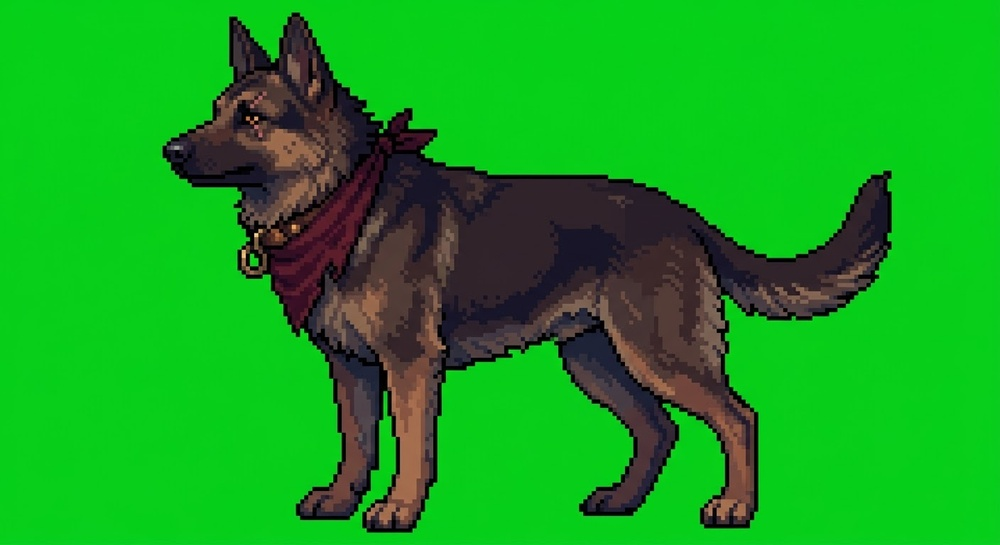
#> input picture art/v5/dog/dog0_src.jpg, 1000 x 545 px, shrunk from 1408 x 768 before the run
$ python ai_clean.py ../../art/v5/dog/dog0_src.jpg ../../art/v5/dog/dog10_src.jpg ../../art/v5/dog/dog10_src.jpg 1.0
#> lines starting #> are read from the running program, lines starting #| are printed output that depends on the picture; after the words box and inside, x2 and y2 are one past the last pixel; in counts of white or black regions, pixels touching at a corner belong together
"""Yapay zekâ ile üretilmiş "piksel sanat" görselini gerçek piksel ızgarasına indirir ve düz arka planı siler.

1) Kenar profilinin Fourier analiziyle piksel boyu bulunur (ör. 1408 px genişlik / 240 = 5.87),
2) ızgara kayması hücre içi sapmayı en aza indiren değerle seçilir,
3) her hücre ortanca renge indirilir (JPEG gürültüsü gider),
4) arka plan (yeşil #00FF00 ya da macenta #FF00FF) ve kenardaki renk sızıntısı şeffaf yapılır.

python3 tools/pixel/ai_clean.py giriş.jpg çıkış.png auto|green|magenta [piksel_boyu]
"""
import sys

import numpy as np
from PIL import Image


def pixel_size(a, lo=2.0, hi=12.0):
    g = a.mean(-1)
    best = (0, lo)
    for ax in (0, 1):
        e = np.abs(np.diff(g, axis=ax)).sum(axis=1 - ax)
        e = e - e.mean()
        n = np.arange(len(e))
        for s in np.arange(lo, hi, 0.01):
            v = abs((e * np.exp(-2j * np.pi * n / s)).sum())
            if v > best[0]:
                best = (v, s)
    return best[1]


def fit_offset(a, s):
    H, W, _ = a.shape
    best = None
    for ox in np.arange(0, s, 0.5):
        for oy in np.arange(0, s, 0.5):
            xs = ((np.arange(W) - ox) // s).astype(int)
            ys = ((np.arange(H) - oy) // s).astype(int)
            _, inv, cnt = np.unique((ys[:, None] * 10000 + xs[None, :]).ravel(), return_inverse=True, return_counts=True)
            v = 0.0
            for c in range(3):
                ch = a[..., c].ravel()
                v += ((ch - (np.bincount(inv, ch) / cnt)[inv]) ** 2).mean()
            if best is None or v < best[0]:
                best = (v, ox, oy)
    return best[1], best[2]


def clean(src, dst, bg="green", s=None):
#> called with src = '../../art/v5/dog/dog0_src.jpg', dst = '../../art/v5/dog/dog10_src.jpg', bg = '../../art/v5/dog/dog10_src.jpg', s = 1
    a = np.asarray(Image.open(src).convert("RGB")).astype(float)
    s = s or pixel_size(a)
#> s = 1
    ox, oy = fit_offset(a, s)
#> after the loop in fit_offset, `for ox in np.arange(0, s, 0.5):`: best = (0, 0, 0)
#> ox = 0; oy = 0
    H, W, _ = a.shape
#> H = 545; W = 1000
    nw, nh = int((W - ox) // s), int((H - oy) // s)
#> nw = 1000; nh = 545
    out = np.zeros((nh, nw, 3))
    for j in range(nh):
        y0, y1 = int(round(oy + j * s + 1)), int(round(oy + (j + 1) * s - 1))
        for i in range(nw):
            x0, x1 = int(round(ox + i * s + 1)), int(round(ox + (i + 1) * s - 1))
            out[j, i] = np.median(a[y0:max(y1, y0 + 1), x0:max(x1, x0 + 1)].reshape(-1, 3), 0)
#> out: shape (545, 1000, 3) float64; 0.28% of the values are NaN or infinite; the others: min 0, max 249, mean 71.26
    r, g, b = out[..., 0], out[..., 1], out[..., 2]
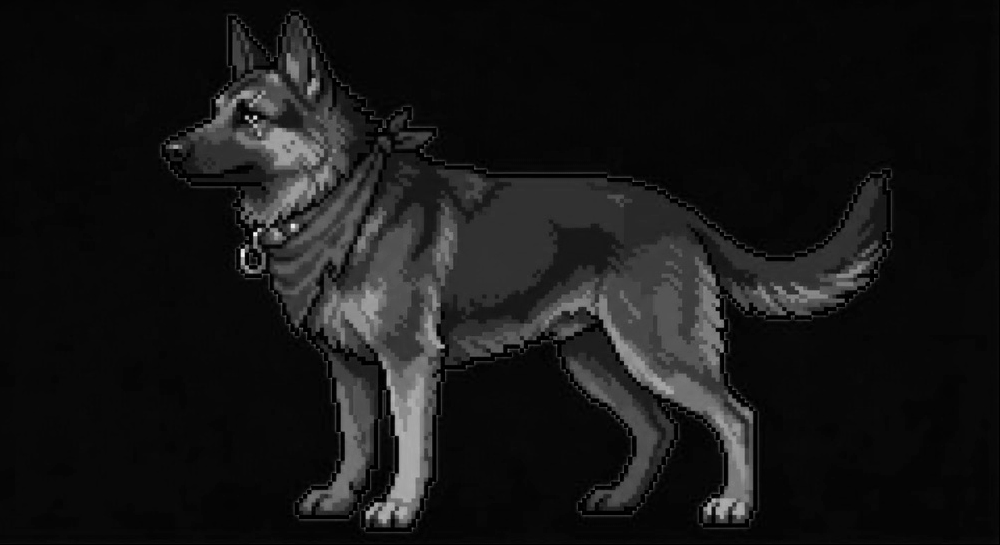
#> r: shape (545, 1000) float64; 0.28% of the values are NaN or infinite; the others: min 0, max 249, mean 22.16; drawn with min black, max white, NaN and infinite black
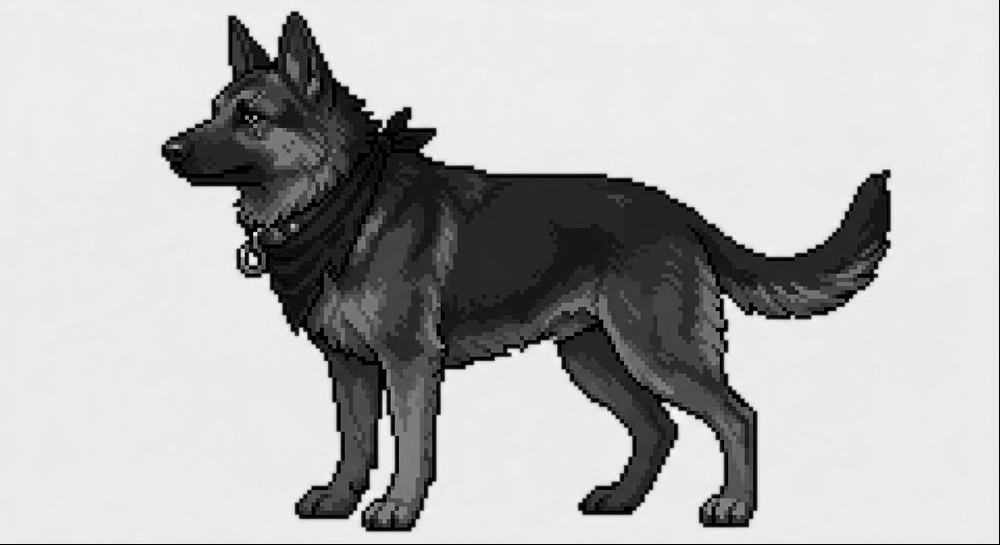
#> g: shape (545, 1000) float64; 0.28% of the values are NaN or infinite; the others: min 0, max 224, mean 160.5; drawn with min black, max white, NaN and infinite black
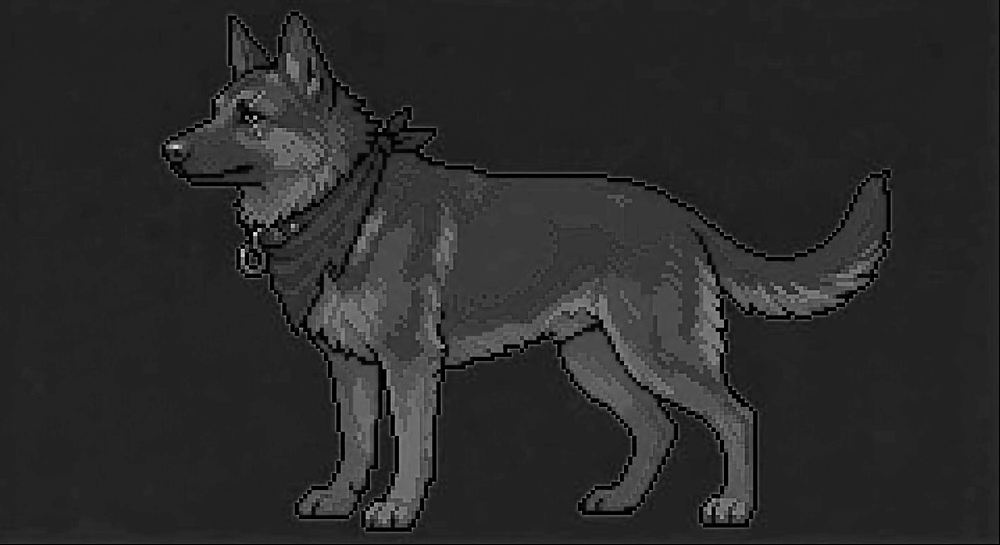
#> b: shape (545, 1000) float64; 0.28% of the values are NaN or infinite; the others: min 0, max 183, mean 31.15; drawn with min black, max white, NaN and infinite black
    if bg == "auto":
        # köşelerden arka plan rengi; kenardan taşma doldurma (iç kısımdaki benzer renkler korunur) +
        # arka plana çok yakın kapalı boşluklar (kol-gövde arası)
        from collections import deque
        corners = np.concatenate([out[:3, :3].reshape(-1, 3), out[:3, -3:].reshape(-1, 3), out[-3:, :3].reshape(-1, 3), out[-3:, -3:].reshape(-1, 3)])
        bgc = np.median(corners, 0)
        dist = np.sqrt(((out - bgc) ** 2).sum(-1))
        near = dist < 40
        hh, ww = near.shape
        seen = np.zeros_like(near)
        q = deque([(y, x) for y in range(hh) for x in (0, ww - 1) if near[y, x]] + [(y, x) for x in range(ww) for y in (0, hh - 1) if near[y, x]])
        for y, x in q:
            seen[y, x] = True
        while q:
            y, x = q.popleft()
            for dy, dx in ((1, 0), (-1, 0), (0, 1), (0, -1)):
                Y, X = y + dy, x + dx
                if 0 <= Y < hh and 0 <= X < ww and near[Y, X] and not seen[Y, X]:
                    seen[Y, X] = True
                    q.append((Y, X))
        key = seen | (dist < 14)
        # kenar sızıntısı: arka plana komşu ve arka plan rengine kayan pikseller → koyu kontur
        edge = np.zeros_like(key)
        for dy, dx in ((1, 0), (-1, 0), (0, 1), (0, -1)):
            edge |= np.roll(np.roll(key, dy, 0), dx, 1)
        edge &= ~key
        tint = (out - out.mean(-1, keepdims=True)) @ ((bgc - bgc.mean()) / (np.linalg.norm(bgc - bgc.mean()) + 1e-6))
        fringe = edge & (tint > 12)
        out[fringe] = out[fringe].mean(-1, keepdims=True) * np.array([0.55, 0.5, 0.55])
        spill = np.zeros_like(key)
    elif bg == "magenta":
        key = (r > 150) & (b > 150) & (g < 120)
        spill = (r > g + 60) & (b > g + 60)
    else:
        key = (g > 140) & (r < 120) & (b < 120)
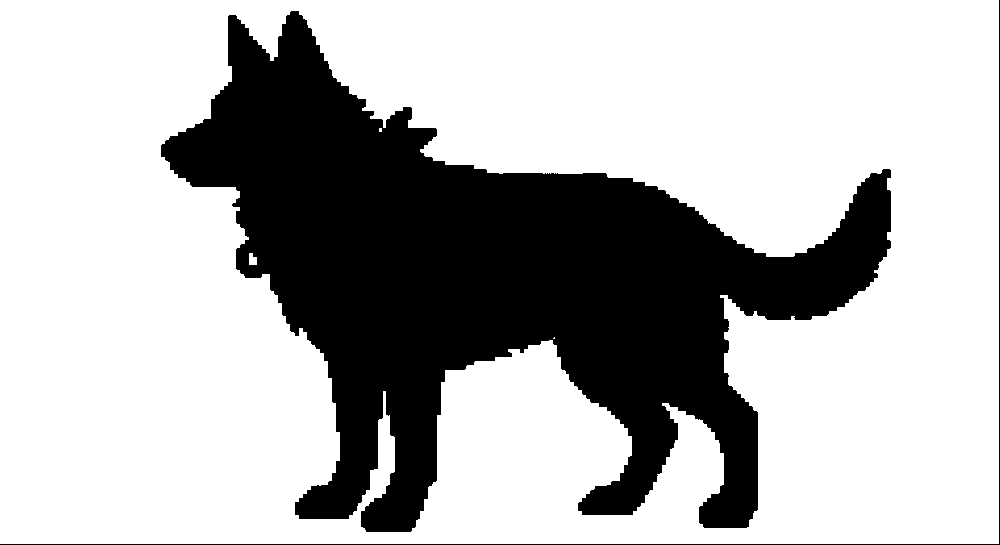
#> key: shape (545, 1000) bool; 71.2% white; 2 black regions, box (x1, y1, x2, y2) and area: (161, 11, 891, 532) 155511, (0, 0, 1000, 545) 1544
        spill = (g > r + 30) & (g > b + 30)
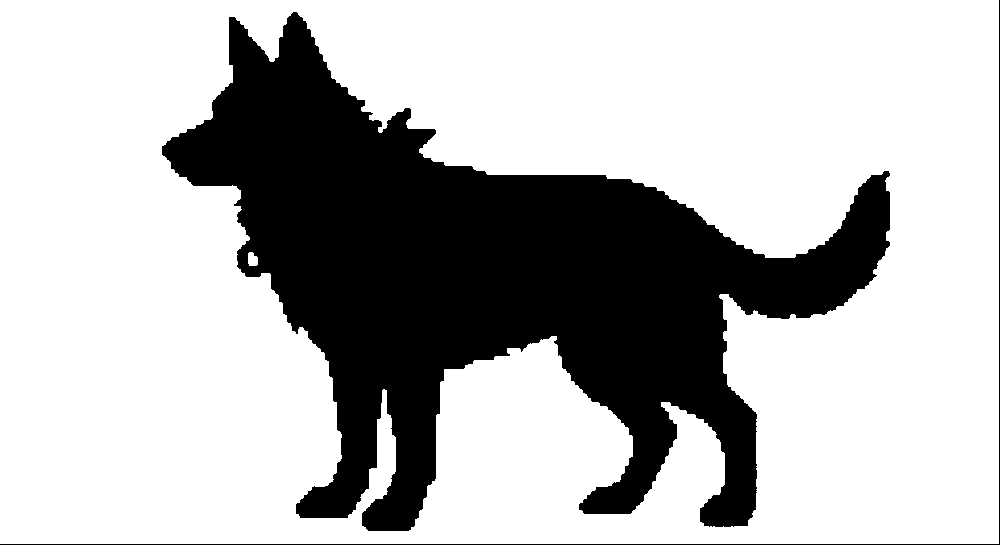
#> spill: shape (545, 1000) bool; 72.1% white; 2 black regions, box (x1, y1, x2, y2) and area: (162, 12, 890, 531) 150732, (0, 0, 1000, 545) 1544
    alpha = np.where(key | spill, 0, 255).astype(np.uint8)
    img = Image.fromarray(np.dstack([out.clip(0, 255).astype(np.uint8), alpha]), "RGBA")
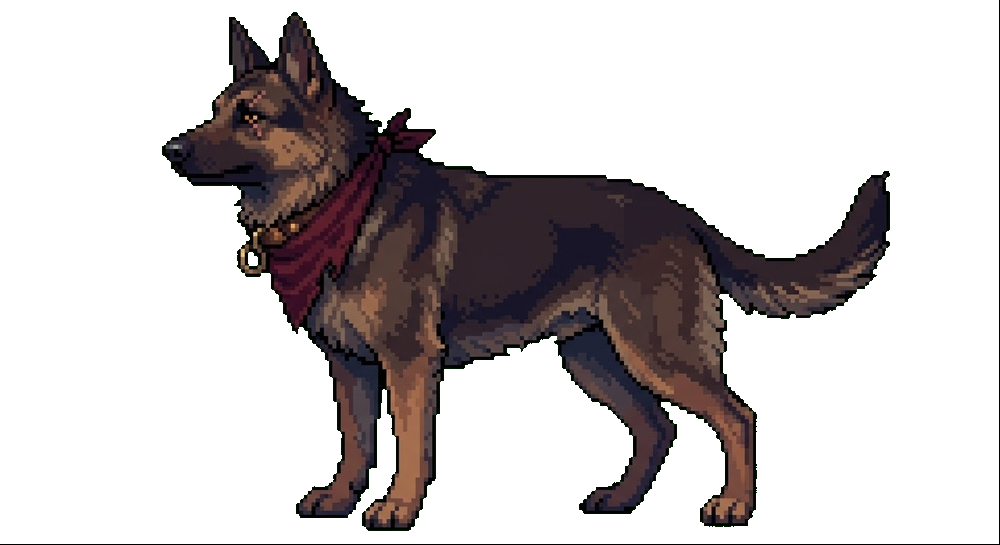
#> img: PIL image 1000x545 RGBA; mean R, G, B, A 22.1, 160, 31.1, 71.2; transparent parts drawn white
    img.save(dst)  # kırpılmaz: rig koordinatları bu tuvale göre
    print(f"{src}: piksel {s:.2f}, kayma ({ox}, {oy}) → {img.size}")
#| ../../art/v5/dog/dog0_src.jpg: piksel 1.00, kayma (0.0, 0.0) → (1000, 545)


if __name__ == "__main__":
    clean(sys.argv[1], sys.argv[2], sys.argv[3] if len(sys.argv) > 3 else "green",
          float(sys.argv[4]) if len(sys.argv) > 4 else None)
